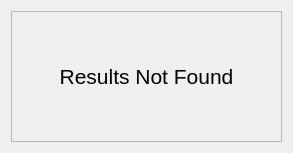
<?xml version="1.0" encoding="UTF-8"?>
<ui version="4.0">
 <class>EmptyCard</class>
 <widget class="QDialog" name="EmptyCard">
  <property name="geometry">
   <rect>
    <x>0</x>
    <y>0</y>
    <width>293</width>
    <height>153</height>
   </rect>
  </property>
  <property name="windowTitle">
   <string>Dialog</string>
  </property>
  <layout class="QVBoxLayout" name="verticalLayout">
   <item>
    <widget class="QFrame" name="frame">
     <property name="frameShape">
      <enum>QFrame::StyledPanel</enum>
     </property>
     <property name="frameShadow">
      <enum>QFrame::Raised</enum>
     </property>
     <layout class="QHBoxLayout" name="horizontalLayout">
      <item>
       <widget class="QLabel" name="label">
        <property name="text">
         <string>&lt;html&gt;&lt;head/&gt;&lt;body&gt;&lt;p align=&quot;center&quot;&gt;&lt;span style=&quot; font-size:16pt;&quot;&gt;Results Not Found&lt;/span&gt;&lt;/p&gt;&lt;/body&gt;&lt;/html&gt;</string>
        </property>
       </widget>
      </item>
     </layout>
    </widget>
   </item>
  </layout>
 </widget>
 <resources/>
 <connections/>
</ui>
